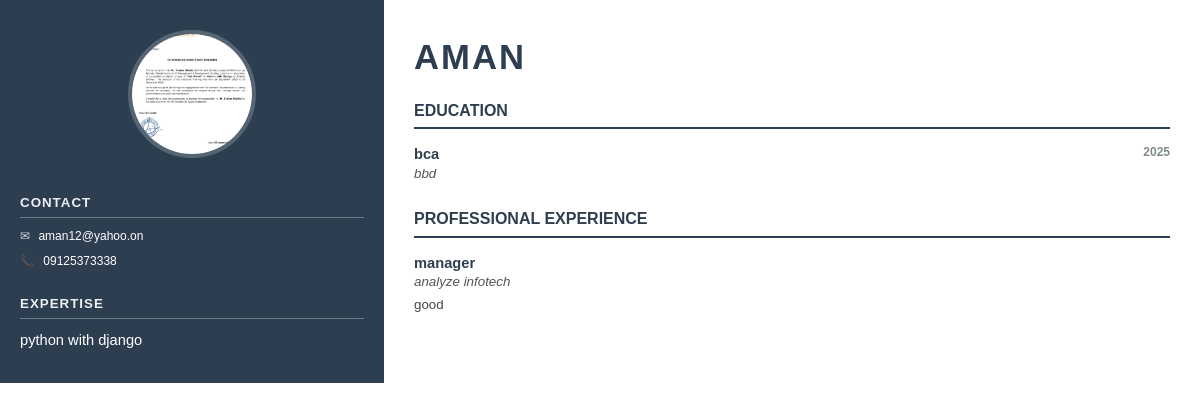
/resume/1/ (signed in), run on the app's committed database.
### resume_builder/models.py (models this page shows, shortened)
class Resume(models.Model):
    user = models.ForeignKey(User, on_delete=models.CASCADE)
    full_name = models.CharField(max_length=100)
    email = models.EmailField()
    phone = models.CharField(max_length=15)
    image = models.ImageField(upload_to="profile_images/", null=True, blank=True)
    country = models.CharField(max_length=100)
    state = models.CharField(max_length=100)
    city = models.CharField(max_length=100)
    TEMPLATE_CHOICES = (
        ('classic', 'Classic'),
        ('modern', 'Modern'),
        ('minimal', 'Minimal'),
    )
    template = models.CharField(
        max_length=20,
        choices=TEMPLATE_CHOICES,
        default='classic'
    )
    skills = models.CharField(max_length=255, blank=True, default="")

class Education(models.Model):
    resume = models.ForeignKey(Resume, on_delete=models.CASCADE)
    degree = models.CharField(max_length=100)
    college = models.CharField(max_length=150)
    year = models.CharField(max_length=10)

class Experience(models.Model):
    resume = models.ForeignKey(Resume, on_delete=models.CASCADE)
    company = models.CharField(max_length=150)
    role = models.CharField(max_length=100)
    description = models.TextField()

### resume_builder/views.py (the view)
# urls.py: path('resume/<int:id>/',resume_view, name='resume_view'),
@login_required
def resume_view(request, id):
    resume = get_object_or_404(Resume, id=id, user=request.user)
    education = Education.objects.filter(resume=resume)
    experience = Experience.objects.filter(resume=resume)
    template_name = TEMPLATE_MAP.get(
        resume.template,
        'reume_templates/classic.html'
    )
    return render(request, template_name, {
        'resume': resume,
        'education': education,
        'experience': experience,
    })

### resume_builder/templates/resume_templates/classic.html (shortened to what this page needs)
<!DOCTYPE html>
<html>
<head>
</head>
<body>
    <table class="main-layout">
        <tr>
            <td class="left-col">
                {% if resume.image %}
                <div class="profile-img-container">
                    <img src="{% if image_path %}{{ image_path }}{% else %}{{ resume.image.url }}{% endif %}"
                        class="profile-img">
                </div>
                {% endif %}
                <div class="left-header">Contact</div>
                {% if resume.email %}
                <div class="contact-item">
                    <span class="contact-icon">✉</span> {{ resume.email }}
                </div>
                {% endif %}
                {% if resume.phone %}
                <div class="contact-item">
                    <span class="contact-icon">📞</span> {{ resume.phone }}
                </div>
                {% endif %}
                {% if resume.skills %}
                <div class="left-header">Expertise</div>
                <div style="line-height: 1.6;">
                    {{ resume.skills }}
                </div>
                {% endif %}
            </td>
            <td class="right-col">
                <div class="name-header">{{ resume.full_name }}</div>
                {% if education %}
                <div class="section-title">Education</div>
                {% for e in education %}
                <div class="entry">
                    <div class="entry-title">
                        {{ e.degree }}
                        <span class="entry-date">{{ e.year }}</span>
                    </div>
                    <div class="entry-subtitle">{{ e.college }}</div>
                </div>
                {% endfor %}
                {% endif %}
                {% if experience %}
                <div class="section-title">Professional Experience</div>
                {% for ex in experience %}
                <div class="entry">
                    <div class="entry-title">
                        {{ ex.role }}
                    </div>
                    <div class="entry-subtitle">{{ ex.company }}</div>
                    {% if ex.description %}
                    <div class="entry-desc">
                        {{ ex.description|linebreaksbr }}
                    </div>
                    {% endif %}
                </div>
                {% endfor %}
                {% endif %}
            </td>
        </tr>
    </table>
</body>
</html>

### resume_builder/templates/resume_templates/classic.html (style rules this page uses)
body { font-family: 'Helvetica', 'Arial', sans-serif; font-size: 11pt; color: #333333; margin: 0; padding: 0; line-height: 1.4; }
table.main-layout { width: 100%; height: 100%; border-collapse: collapse; }
td.left-col { width: 32%; background-color: #2c3e50; color: #ffffff; padding: 30px 20px; vertical-align: top; }
.profile-img-container { text-align: center; margin-bottom: 30px; }
.profile-img { width: 120px; height: 120px; border-radius: 50%; border: 4px solid rgba(255, 255, 255, 0.2); object-fit: cover; }
.left-header { font-size: 10pt; font-weight: bold; text-transform: uppercase; letter-spacing: 1px; margin-top: 25px; margin-bottom: 10px; border-bottom: 1px solid rgba(255, 255, 255, 0.3); padding-bottom: 5px; color: #ecf0f1; }
.contact-item { font-size: 9pt; margin-bottom: 8px; word-wrap: break-word; }
.contact-icon { margin-right: 5px; opacity: 0.8; }
td.right-col { width: 68%; padding: 40px 30px; vertical-align: top; background-color: #ffffff; }
.name-header { font-size: 26pt; font-weight: bold; text-transform: uppercase; letter-spacing: 2px; color: #2c3e50; margin-bottom: 5px; line-height: 1; }
.section-title { font-size: 12pt; font-weight: bold; color: #2c3e50; text-transform: uppercase; border-bottom: 2px solid #2c3e50; padding-bottom: 5px; margin-top: 25px; margin-bottom: 15px; }
.entry { margin-bottom: 15px; }
.entry-title { font-size: 11pt; font-weight: bold; color: #2c3e50; }
.entry-subtitle { font-size: 10pt; color: #555; font-style: italic; margin-bottom: 4px; }
.entry-date { float: right; font-size: 9pt; color: #7f8c8d; }
.entry-desc { font-size: 10pt; color: #444; text-align: justify; }

### data on the page
Resume: image (picture), email "aman12@yahoo.on", phone "09125373338", skills "python with django", full_name "AMAN"
Education: degree "bca", year "2025", college "bbd"
Experience: role "manager", company "analyze infotech", description "good"
